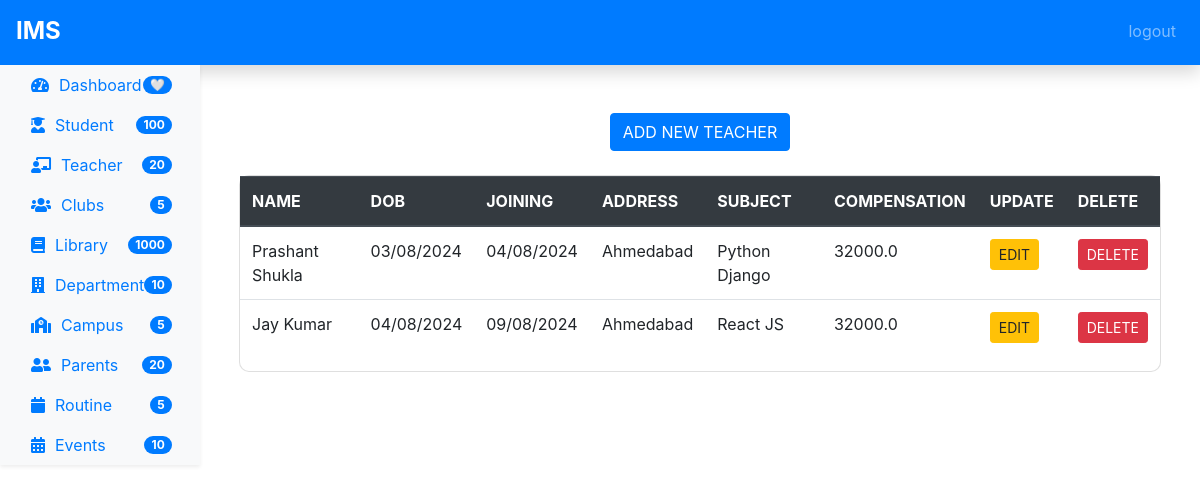
Page /teacher/ on the committed database.
### app1/models.py (models this page shows, shortened)
class Person(models.Model):
    name = models.CharField(max_length=50)
    dob = models.DateField()
    doj = models.DateField()
    address = models.TextField()
    class Meta:
        abstract = True

class Teacher(Person):
    subject = models.CharField(max_length=10,null=True,blank=True)
    salary = models.FloatField()

### app1/views.py (the view)
# urls.py: path('teacher/',views.teacher,name='teacher'),
@never_cache
def teacher(request):
    teachers = Teacher.objects.all()
    return render(request,'teacher.html',{'teachers': teachers})

### app1/templates/teacher.html (shortened to what this page needs)
{% extends "header.html" %}
{% load static %}
{% block content %}
<div class="container mt-5">
    <div class="d-flex justify-content-center mb-4">
        <button type="button" class="btn btn-primary" data-toggle="modal" data-target="#teacherModal">
            ADD NEW TEACHER
        </button>
    </div>
    <div class="mt-3">
        <div class="card card-table">
            <table class="table table-hover">
                <thead class="thead-dark">
                    <tr>
                        <th scope="col">NAME</th>
                        <th scope="col">DOB</th>
                        <th scope="col">JOINING</th>
                        <th scope="col">ADDRESS</th>
                        <th scope="col">SUBJECT</th>
                        <th scope="col">COMPENSATION</th>
                        <th scope="col">UPDATE</th>
                        <th scope="col">DELETE</th>
                    </tr>
                </thead>
                <tbody id="teacherTable">
                    {% for teacher in teachers %}
                    <tr>
                        <td>{{ teacher.name }}</td>
                        <td>{{ teacher.dob|date:"d/m/Y" }}</td>
                        <td>{{ teacher.doj|date:"d/m/Y" }}</td>
                        <td>{{ teacher.address }}</td>
                        <td>{{ teacher.subject }}</td>
                        <td>{{ teacher.salary }}</td>
                        <td><button class="btn btn-sm btn-warning" data-toggle="modal" data-target="#editteacherModal{{teacher.pk}}">EDIT</button></td>
                        <td><a href="{% url 'delteacher' teacher.pk %}" class="btn btn-sm btn-danger" onclick="return confirm('Are you sure you want to delete this teacher?');">DELETE</a></td>
                    </tr>
                    {% endfor %}
                </tbody>
            </table>
        </div>
    </div>
</div>
{% endblock content %}

### app1/templates/header.html (style rules this page uses)
.card { transition: transform 0.3s ease, box-shadow 0.3s ease; border-radius: 10px; }

### rows in the picture
Teacher: name "Prashant Shukla", dob "03/08/2024", doj "04/08/2024", address "Ahmedabad", subject "Python Django", salary "32000.0"
Teacher: name "Jay Kumar", dob "04/08/2024", doj "09/08/2024", address "Ahmedabad", subject "React JS", salary "32000.0"
